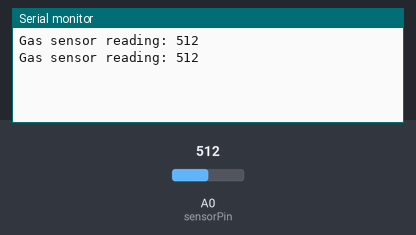
This sketch was run on a simulated Arduino Uno, built with avr-gcc and run on an emulated ATmega328P. Shown: the last lines printed to the serial monitor. The test bench sets the inputs (shaded band); at power-on: A0 (sensorPin) = 512.

Above: at 1.8 s.
1.9 s: A0 (sensorPin) set to 716
At 2.8 s:
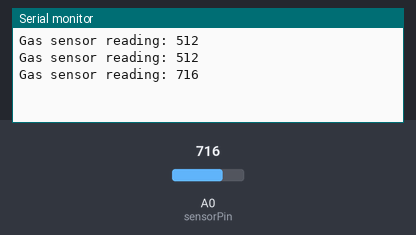
3.4 s: A0 (sensorPin) set to 900
At 4.8 s:
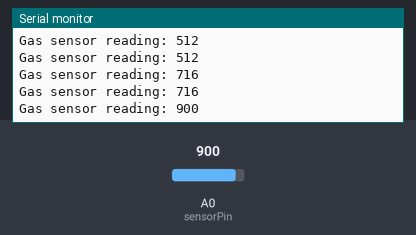
Timing chart, 0 to 6.4 s (numbered marks = the images above; inputs shaded):
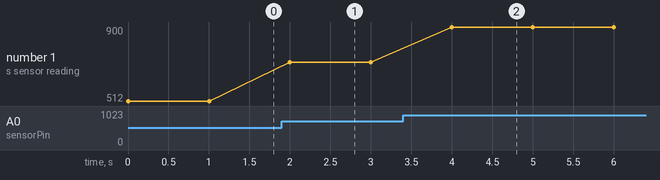

Measured:
- after the input at 1.9 s, the serial monitor: prints a new line after 0.10 s (image 1)
- after the input at 3.4 s, the serial monitor: prints a new line after 0.60 s (image 2)
- plotted number 1: 512 → 716 after the input at 1.9 s, 716 → 900 after the input at 3.4 s

The sketch:

MQ135.ino
```cpp
int sensorPin = A0;

void setup() {
Serial.begin(9600);

pinMode(sensorPin, INPUT);
}

void loop() {
  int reading = analogRead(sensorPin);
  Serial.print("Gas sensor reading: ");
  Serial.println(reading);
  delay(1000);
}
```
